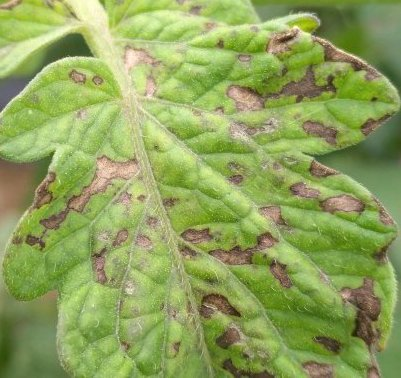
#> input picture lesson4/tomato_sick.jpeg, 401 x 378 px; its folder holds 3 pictures in this run
$ python Kmeans1.py
#> lines starting #> are read from the running program, lines starting #| are printed output that depends on the picture; after the words box and inside, x2 and y2 are one past the last pixel; in counts of white or black regions, pixels touching at a corner belong together
import numpy as np
import matplotlib.pyplot as plt
from sklearn.datasets._samples_generator import make_blobs
from sklearn.cluster import KMeans
import cv2


def segmentation(path):
#> called with path = 'tomato_sick.jpeg'
    src = cv2.imread(path)
#> src is the input picture: shape (378, 401, 3); mean B, G, R 91.9, 163, 143.5
    img = src.copy()
    gray = cv2.cvtColor(img, cv2.COLOR_BGR2GRAY)

    ret, thresh = cv2.threshold(gray, 0, 255, cv2.THRESH_BINARY_INV + cv2.THRESH_OTSU)
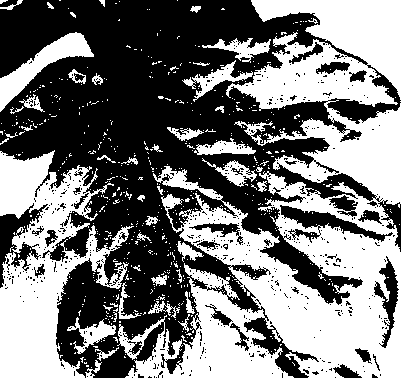
#> thresh: shape (378, 401); 47.5% white; 620 white regions (576 under 20 px), largest, box (x1, y1, x2, y2) and area: (117, 0, 401, 378) 48602, (0, 150, 134, 378) 14212, (0, 32, 94, 112) 2068
#> ret = 147
    print(thresh.shape)
#| (378, 401)

    # 噪声去除
    kernel = np.ones((3, 3), np.uint8)
    opening = cv2.morphologyEx(thresh, cv2.MORPH_OPEN, kernel, iterations=2)
#> opening: shape (378, 401); 37.5% white; 67 white regions (1 under 20 px), largest, box (x1, y1, x2, y2) and area: (209, 226, 401, 378) 14873, (0, 251, 84, 378) 6837, (252, 0, 401, 95) 6136
    # 确定背景区域
    sure_bg = cv2.dilate(opening, kernel, iterations=5)  # 膨胀
#> sure_bg: shape (378, 401); 60.6% white; 25 black regions (12 under 20 px), largest, box (x1, y1, x2, y2) and area: (0, 0, 325, 378) 56691, (270, 235, 337, 298) 821, (0, 214, 34, 273) 686
    # 寻找前景区域-对象分离
    # separate分离系数，取值范围0.1-1
    separate = 0.4
    dist_transform = cv2.distanceTransform(opening, cv2.DIST_L2, 3)
    ret, sure_fg = cv2.threshold(dist_transform, separate * dist_transform.max(), 255, 0)  # sure_fg为分离对象的图像
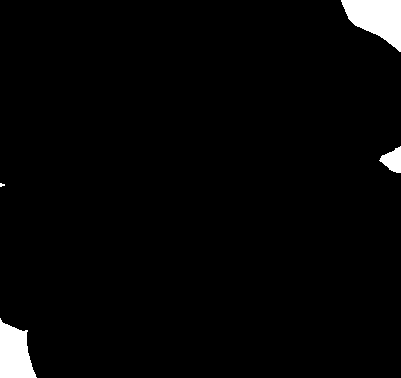
#> sure_fg: shape (378, 401) float32; 2.5% white; 4 white regions (1 under 20 px), largest, box (x1, y1, x2, y2) and area: (341, 0, 401, 52) 1926, (0, 318, 37, 378) 1532, (379, 146, 401, 173) 362
#> ret = 28.52
    # 找到未知区域
    sure_fg = np.uint8(sure_fg)
    unknown = cv2.subtract(sure_bg, sure_fg)
#> unknown: shape (378, 401); 58% white; 29 black regions (13 under 20 px), largest, box (x1, y1, x2, y2) and area: (0, 0, 325, 378) 56691, (341, 0, 401, 52) 1926, (0, 318, 37, 378) 1532

    # 类别标记
    ret, markers = cv2.connectedComponents(sure_fg)
#> markers: shape (378, 401) int32; 5 distinct labels, from 0 to 4
#> ret = 5
    # 为所有的标记加1，保证背景是0而不是1
    markers = markers + 1
#> markers: shape (378, 401) int32; 5 distinct labels, from 1 to 5
    # 现在让所有的未知区域为0
    markers[unknown == 255] = 0
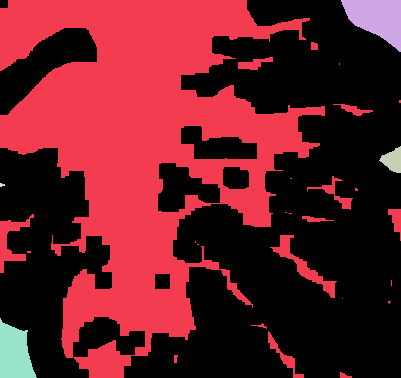
#> markers: shape (378, 401) int32; 6 distinct labels, from 0 to 5; one colour per label, 0 black

    markers = cv2.watershed(img, markers)
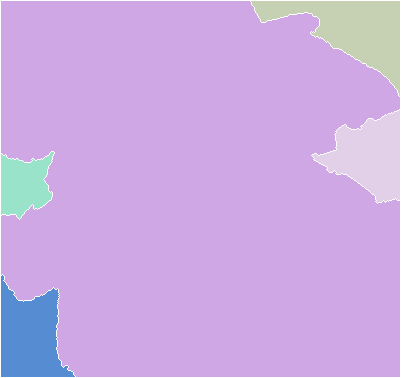
#> markers: shape (378, 401) int32; 6 distinct labels, from -1 to 5; one colour per label, 0 black, -1 white
    img[markers > 1] = [255, 0, 0]
#> img: shape (378, 401, 3); 11.72% of pixels changed, all inside (x1, y1, x2, y2) = (1, 1, 400, 377)

    # [6 lines of commented-out code are left out]
    return img, src


def calMainLabel(label, kernel, point):
    # [10 lines of commented-out code are left out]
    kernelTotalLabel = {}
    for i in range(kernel[0]):
        for j in range(kernel[1]):
            if label[point[0] + i][point[1] + j] not in kernelTotalLabel:
                kernelTotalLabel[label[point[0] + i][point[1] + j]] = 1
            else:
                kernelTotalLabel[label[point[0] + i][point[1] + j]] += 1
    return max(kernelTotalLabel, key=kernelTotalLabel.get)

# 功能：加载图像数据
# 输入：
#     path: 文件路径
# 输出：
#     n * 3 的矩阵
def kMeams(img, src, k):
    # img = cv2.imread(path)
#> called with k = 13
    height = img.shape[0]
#> height = 378
    width = img.shape[1]
#> width = 401
    # 为不同的类分配不同的颜色
    colors = [[0, 0, 0],
              [255, 0, 0],  # 红
              [255, 255, 0],  # 黄
              [0, 0, 255],  # 蓝
              [0, 255, 0],  # 绿
              [0, 255, 255],  # 浅蓝
              [255, 0, 255],
              [255, 170, 255],
              [170, 170, 255],
              [255, 255, 255]]  # 紫

    ## 第二次 Kmeans 聚类
    img1 = img.copy()
    img2 = src.copy()
    dataset1 = img1.transpose(2, 0, 1).reshape(3, -1).transpose(1, 0)
    kMeans = KMeans(n_clusters=k)
    kMeans.fit(dataset1)
    label = kMeans.labels_.reshape((height, width))

    for i in range(height):
        for j in range(width):
            for c in range(k):
                if label[i][j] == c:
                    img1[i][j] = colors[c % len(colors)]
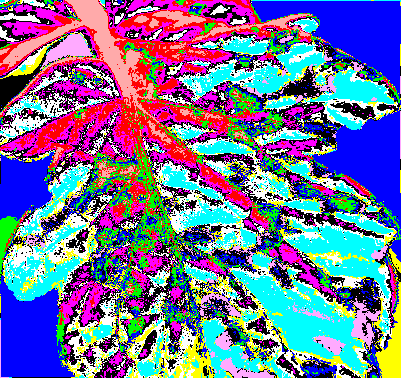
#> img1: shape (378, 401, 3); mean B, G, R 153.7, 114.5, 111.7
    # cv2.imshow("img1", img1)
    cv2.imwrite("./k=%s-cluster.jpg" % k, img1)
    # 取斑点中聚类最多的类
    maxLabelKey = []
    kernel = [20, 10]  # H W
    point = [289, 359]  # H W
    maxLabelKey.append(calMainLabel(label, kernel, point))
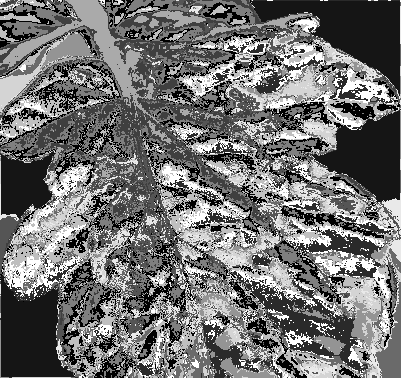
#> label: shape (378, 401) int32; min 0, max 12, mean 5.36; drawn with min black and max white
    #
    # kernel2 = [9, 12]  # H W
    # point2 = [165, 121]  # H W
    # maxLabelKey.append(calMainLabel(label, kernel2, point2))

    for i in range(height):
        for j in range(width):
            if label[i][j] in maxLabelKey:
                img2[i][j] = colors[label[i][j] % len(colors)]
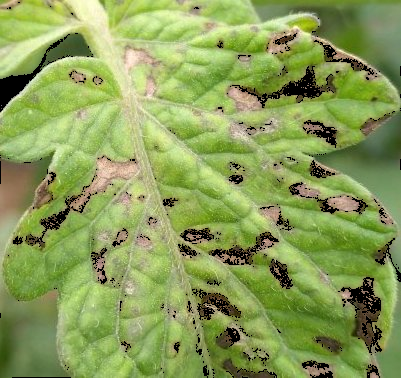
#> img2: shape (378, 401, 3); 4.71% of pixels changed, all inside (x1, y1, x2, y2) = (0, 2, 401, 378)
            # [4 lines of commented-out code are left out]
    cv2.imwrite("./k=%s-result.jpg" % k, img2)
    # cv2.waitKey()


if __name__ == '__main__':
    # k值
    k = 13
    img, src = segmentation('tomato_sick.jpeg')
    kMeams(img, src, k)
